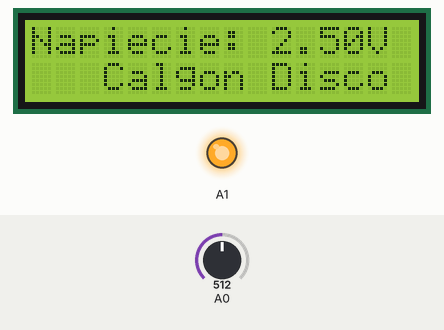
Simulated run of this sketch. Board: Arduino Uno, built with avr-gcc and run on an emulated ATmega328P. On the bench: 16×2 character LCD, output pins drawn as LEDs (lit = HIGH). Inputs (shaded band) come from the test bench; at power-on: A0 = 512.

Above: at 1.2 s.
1.3 s: A0 set to 498
At 1.7 s:
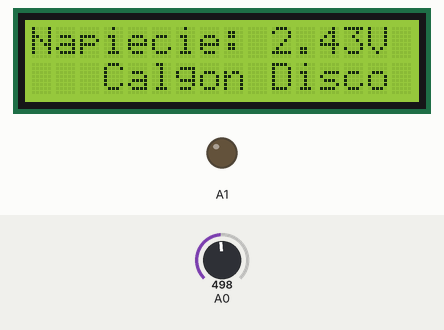
2.8 s: A0 set to 306
At 4.0 s:
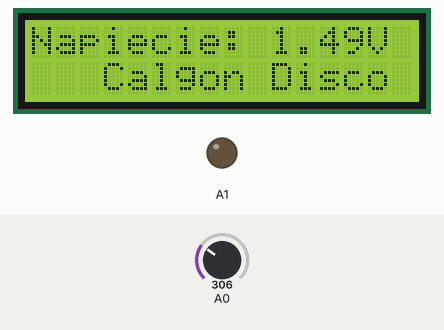
4.3 s: A0 set to 122
At 5.3 s:
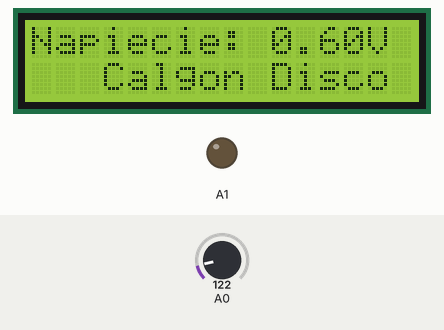
Timing chart, 0 to 7.3 s (numbered marks = the images above; inputs shaded):
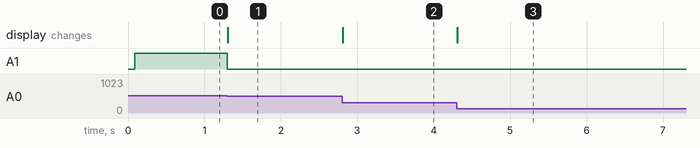

Measured:
- the behaviour switches between 512 and 511 on A0 (found by bisection; images 0 and 1)
- after the input at 1.3 s, A1: HIGH → LOW at once; the display: changes at once (image 1)
- after the input at 2.8 s, the display: changes at once (image 2)
- after the input at 4.3 s, the display: changes at once (image 3)

The sketch:

Regulacja_napiecia.ino
```cpp
#include <LiquidCrystal_I2C.h>
LiquidCrystal_I2C lcd(0x20,16,2);

void setup() {
  lcd.init();
  lcd.backlight();
  lcd.print("Napiecie: ");
  lcd.setCursor(3, 1);
  lcd.print("Calgon Disco");
  pinMode(A1, OUTPUT);
  pinMode(A0, INPUT);
}

void loop() {
  lcd.setCursor(10, 0);
  float odczyt = analogRead(A0);
  analogWrite(A1, odczyt/4);
  lcd.print(odczyt/1024.00*5);
  lcd.print('V');
}
```
